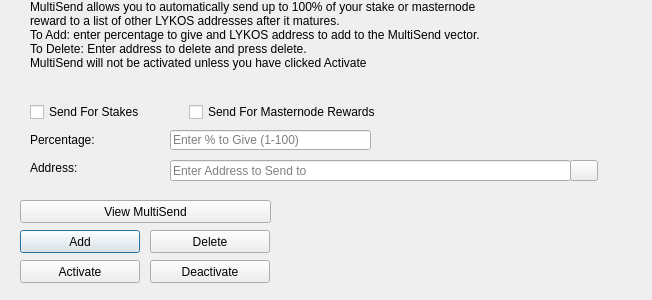
<?xml version="1.0" encoding="UTF-8"?>
<ui version="4.0">
 <class>MultiSendDialog</class>
 <widget class="QDialog" name="MultiSendDialog">
  <property name="windowModality">
   <enum>Qt::NonModal</enum>
  </property>
  <property name="geometry">
   <rect>
    <x>0</x>
    <y>0</y>
    <width>652</width>
    <height>300</height>
   </rect>
  </property>
  <property name="windowTitle">
   <string>MultiSend</string>
  </property>
  <widget class="QLineEdit" name="multiSendPercentEdit">
   <property name="geometry">
    <rect>
     <x>170</x>
     <y>130</y>
     <width>201</width>
     <height>20</height>
    </rect>
   </property>
   <property name="toolTip">
    <string>Enter whole numbers 1 - 100</string>
   </property>
   <property name="placeholderText">
    <string>Enter % to Give (1-100)</string>
   </property>
  </widget>
  <widget class="QLineEdit" name="multiSendAddressEdit">
   <property name="geometry">
    <rect>
     <x>170</x>
     <y>160</y>
     <width>401</width>
     <height>21</height>
    </rect>
   </property>
   <property name="toolTip">
    <string/>
   </property>
   <property name="placeholderText">
    <string>Enter Address to Send to</string>
   </property>
  </widget>
  <widget class="QLabel" name="label_2">
   <property name="geometry">
    <rect>
     <x>30</x>
     <y>0</y>
     <width>451</width>
     <height>121</height>
    </rect>
   </property>
   <property name="lineWidth">
    <number>1</number>
   </property>
   <property name="text">
    <string>MultiSend allows you to automatically send up to 100% of your stake or masternode reward to a list of other LYKOS addresses after it matures.
To Add: enter percentage to give and LYKOS address to add to the MultiSend vector.
To Delete: Enter address to delete and press delete.
MultiSend will not be activated unless you have clicked Activate</string>
   </property>
   <property name="alignment">
    <set>Qt::AlignLeading|Qt::AlignLeft|Qt::AlignTop</set>
   </property>
   <property name="wordWrap">
    <bool>true</bool>
   </property>
  </widget>
  <widget class="QLabel" name="message">
   <property name="geometry">
    <rect>
     <x>290</x>
     <y>200</y>
     <width>351</width>
     <height>91</height>
    </rect>
   </property>
   <property name="text">
    <string/>
   </property>
  </widget>
  <widget class="QPushButton" name="addButton">
   <property name="geometry">
    <rect>
     <x>20</x>
     <y>230</y>
     <width>120</width>
     <height>23</height>
    </rect>
   </property>
   <property name="toolTip">
    <string/>
   </property>
   <property name="statusTip">
    <string>Add to MultiSend Vector</string>
   </property>
   <property name="text">
    <string>Add</string>
   </property>
  </widget>
  <widget class="QPushButton" name="disableButton">
   <property name="geometry">
    <rect>
     <x>150</x>
     <y>260</y>
     <width>120</width>
     <height>23</height>
    </rect>
   </property>
   <property name="statusTip">
    <string>Deactivate MultiSend</string>
   </property>
   <property name="text">
    <string>Deactivate</string>
   </property>
  </widget>
  <widget class="QPushButton" name="addressBookButton">
   <property name="geometry">
    <rect>
     <x>570</x>
     <y>160</y>
     <width>28</width>
     <height>21</height>
    </rect>
   </property>
   <property name="toolTip">
    <string>Choose an address from the address book</string>
   </property>
   <property name="text">
    <string/>
   </property>
   <property name="icon">
    <iconset resource="../lykos.qrc">
     <normaloff>:/icons/address-book</normaloff>:/icons/address-book</iconset>
   </property>
   <property name="shortcut">
    <string>Alt+A</string>
   </property>
   <property name="autoDefault">
    <bool>false</bool>
   </property>
  </widget>
  <widget class="QLabel" name="label">
   <property name="geometry">
    <rect>
     <x>30</x>
     <y>130</y>
     <width>121</width>
     <height>20</height>
    </rect>
   </property>
   <property name="toolTip">
    <string>Percentage of stake to send</string>
   </property>
   <property name="text">
    <string>Percentage:</string>
   </property>
  </widget>
  <widget class="QLabel" name="label_5">
   <property name="geometry">
    <rect>
     <x>30</x>
     <y>160</y>
     <width>111</width>
     <height>16</height>
    </rect>
   </property>
   <property name="toolTip">
    <string>Address to send portion of stake to</string>
   </property>
   <property name="text">
    <string>Address:</string>
   </property>
  </widget>
  <widget class="QPushButton" name="deleteButton">
   <property name="geometry">
    <rect>
     <x>150</x>
     <y>230</y>
     <width>120</width>
     <height>23</height>
    </rect>
   </property>
   <property name="toolTip">
    <string/>
   </property>
   <property name="statusTip">
    <string>Delete Address From MultiSend Vector</string>
   </property>
   <property name="text">
    <string>Delete</string>
   </property>
  </widget>
  <widget class="QPushButton" name="activateButton">
   <property name="geometry">
    <rect>
     <x>20</x>
     <y>260</y>
     <width>120</width>
     <height>23</height>
    </rect>
   </property>
   <property name="statusTip">
    <string>Activate MultiSend</string>
   </property>
   <property name="text">
    <string>Activate</string>
   </property>
  </widget>
  <widget class="QPushButton" name="viewButton">
   <property name="geometry">
    <rect>
     <x>20</x>
     <y>200</y>
     <width>251</width>
     <height>23</height>
    </rect>
   </property>
   <property name="toolTip">
    <string/>
   </property>
   <property name="statusTip">
    <string>View MultiSend Vector</string>
   </property>
   <property name="text">
    <string>View MultiSend</string>
   </property>
  </widget>
  <widget class="QWidget" name="horizontalLayoutWidget">
   <property name="geometry">
    <rect>
     <x>30</x>
     <y>100</y>
     <width>351</width>
     <height>24</height>
    </rect>
   </property>
   <layout class="QHBoxLayout" name="horizontalLayout">
    <item>
     <widget class="QCheckBox" name="multiSendStakeCheckBox">
      <property name="text">
       <string>Send For Stakes</string>
      </property>
     </widget>
    </item>
    <item>
     <widget class="QCheckBox" name="multiSendMasternodeCheckBox">
      <property name="text">
       <string>Send For Masternode Rewards</string>
      </property>
     </widget>
    </item>
   </layout>
  </widget>
 </widget>
 <resources>
  <include location="../lykos.qrc"/>
 </resources>
 <connections/>
</ui>
